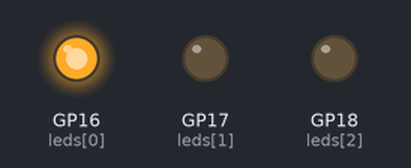
The program below on a simulated Raspberry Pi Pico running MicroPython. Parts: output pins drawn as LEDs (lit = HIGH).

Above: at 1.5 s.
At 3.5 s:
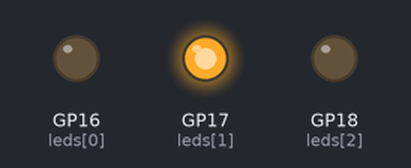
At 5.0 s:
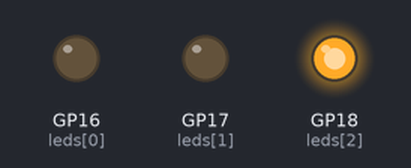
Timing chart, 0 to 9.1 s (numbered marks = the images above):
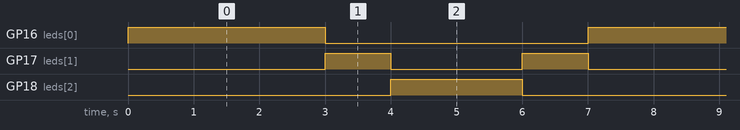

Measured:
- by itself, GP16 (leds[0]): alternates HIGH for 3.0 s and LOW for 4.0 s
- by itself, GP17 (leds[1]): repeats every 7.0 s: LOW 2.0 s, HIGH 1.0 s, LOW 3.0 s, HIGH 1.0 s
- by itself, GP18 (leds[2]): alternates HIGH for 2.0 s and LOW for 5.0 s

The program:

AULA-02-03-SEMAFORO.py
```python
from machine import Pin
from utime import sleep

leds = [Pin(i, Pin.OUT) for i in (16, 17, 18)] #está fazendo a estrutura básica ledVermelho = Pin(16, Pin.OUT)

sequencia = [(1,0,0,3), (0,1,0,1), (0,0,1,2), (0,1,0,1)] #define qual led irá ficar on ou off e o seu tempo

while True:
    for s in sequencia: #está passando nas sequências
        #define o valor de cada LED
        for i in range(3):
            leds[i].value(s[i])
        sleep(s[3])
        
```
